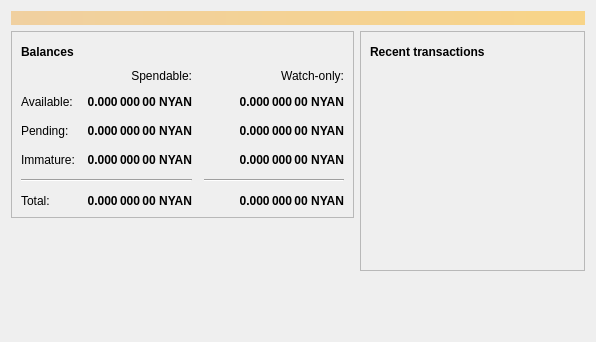
<?xml version="1.0" encoding="UTF-8"?>
<ui version="4.0">
 <class>OverviewPage</class>
 <widget class="QWidget" name="OverviewPage">
  <property name="geometry">
   <rect>
    <x>0</x>
    <y>0</y>
    <width>596</width>
    <height>342</height>
   </rect>
  </property>
  <property name="windowTitle">
   <string>Form</string>
  </property>
  <layout class="QVBoxLayout" name="topLayout">
   <item>
    <widget class="QLabel" name="labelAlerts">
     <property name="visible">
      <bool>false</bool>
     </property>
     <property name="styleSheet">
      <string notr="true">QLabel { background-color: qlineargradient(x1: 0, y1: 0, x2: 1, y2: 0, stop:0 #F0D0A0, stop:1 #F8D488); color:#000000; }</string>
     </property>
     <property name="wordWrap">
      <bool>true</bool>
     </property>
     <property name="margin">
      <number>3</number>
     </property>
     <property name="textInteractionFlags">
      <set>Qt::TextSelectableByMouse</set>
     </property>
    </widget>
   </item>
   <item>
    <layout class="QHBoxLayout" name="horizontalLayout" stretch="1,1">
     <item>
      <layout class="QVBoxLayout" name="verticalLayout_2">
       <item>
        <widget class="QFrame" name="frame">
         <property name="frameShape">
          <enum>QFrame::StyledPanel</enum>
         </property>
         <property name="frameShadow">
          <enum>QFrame::Raised</enum>
         </property>
         <layout class="QVBoxLayout" name="verticalLayout_4">
          <item>
           <layout class="QHBoxLayout" name="horizontalLayout_4">
            <item>
             <widget class="QLabel" name="label_5">
              <property name="font">
               <font>
                <weight>75</weight>
                <bold>true</bold>
               </font>
              </property>
              <property name="text">
               <string>Balances</string>
              </property>
             </widget>
            </item>
            <item>
             <widget class="QPushButton" name="labelWalletStatus">
              <property name="enabled">
               <bool>true</bool>
              </property>
              <property name="maximumSize">
               <size>
                <width>30</width>
                <height>16777215</height>
               </size>
              </property>
              <property name="toolTip">
               <string>The displayed information may be out of date. Your wallet automatically synchronizes with the NyanCoin network after a connection is established, but this process has not completed yet.</string>
              </property>
              <property name="text">
               <string/>
              </property>
              <property name="icon">
               <iconset resource="../bitcoin.qrc">
                <normaloff>:/icons/warning</normaloff>
                <disabledoff>:/icons/warning</disabledoff>:/icons/warning</iconset>
              </property>
              <property name="iconSize">
               <size>
                <width>24</width>
                <height>24</height>
               </size>
              </property>
              <property name="flat">
               <bool>true</bool>
              </property>
             </widget>
            </item>
            <item>
             <spacer name="horizontalSpacer_3">
              <property name="orientation">
               <enum>Qt::Horizontal</enum>
              </property>
              <property name="sizeHint" stdset="0">
               <size>
                <width>40</width>
                <height>20</height>
               </size>
              </property>
             </spacer>
            </item>
           </layout>
          </item>
          <item>
           <layout class="QGridLayout" name="gridLayout">
            <property name="spacing">
             <number>12</number>
            </property>
            <item row="2" column="2">
             <widget class="QLabel" name="labelWatchPending">
              <property name="font">
               <font>
                <weight>75</weight>
                <bold>true</bold>
               </font>
              </property>
              <property name="cursor">
               <cursorShape>IBeamCursor</cursorShape>
              </property>
              <property name="toolTip">
               <string>Unconfirmed transactions to watch-only addresses</string>
              </property>
              <property name="text">
               <string notr="true">0.000 000 00 NYAN</string>
              </property>
              <property name="alignment">
               <set>Qt::AlignRight|Qt::AlignTrailing|Qt::AlignVCenter</set>
              </property>
              <property name="textInteractionFlags">
               <set>Qt::LinksAccessibleByMouse|Qt::TextSelectableByKeyboard|Qt::TextSelectableByMouse</set>
              </property>
             </widget>
            </item>
            <item row="2" column="1">
             <widget class="QLabel" name="labelUnconfirmed">
              <property name="font">
               <font>
                <weight>75</weight>
                <bold>true</bold>
               </font>
              </property>
              <property name="cursor">
               <cursorShape>IBeamCursor</cursorShape>
              </property>
              <property name="toolTip">
               <string>Total of transactions that have yet to be confirmed, and do not yet count toward the spendable balance</string>
              </property>
              <property name="text">
               <string notr="true">0.000 000 00 NYAN</string>
              </property>
              <property name="alignment">
               <set>Qt::AlignRight|Qt::AlignTrailing|Qt::AlignVCenter</set>
              </property>
              <property name="textInteractionFlags">
               <set>Qt::LinksAccessibleByMouse|Qt::TextSelectableByKeyboard|Qt::TextSelectableByMouse</set>
              </property>
             </widget>
            </item>
            <item row="3" column="2">
             <widget class="QLabel" name="labelWatchImmature">
              <property name="font">
               <font>
                <weight>75</weight>
                <bold>true</bold>
               </font>
              </property>
              <property name="cursor">
               <cursorShape>IBeamCursor</cursorShape>
              </property>
              <property name="toolTip">
               <string>Mined balance in watch-only addresses that has not yet matured</string>
              </property>
              <property name="text">
               <string notr="true">0.000 000 00 NYAN</string>
              </property>
              <property name="alignment">
               <set>Qt::AlignRight|Qt::AlignTrailing|Qt::AlignVCenter</set>
              </property>
              <property name="textInteractionFlags">
               <set>Qt::LinksAccessibleByMouse|Qt::TextSelectableByKeyboard|Qt::TextSelectableByMouse</set>
              </property>
             </widget>
            </item>
            <item row="4" column="0" colspan="2">
             <widget class="Line" name="line">
              <property name="orientation">
               <enum>Qt::Horizontal</enum>
              </property>
             </widget>
            </item>
            <item row="4" column="2">
             <widget class="Line" name="lineWatchBalance">
              <property name="sizePolicy">
               <sizepolicy hsizetype="Preferred" vsizetype="Fixed">
                <horstretch>0</horstretch>
                <verstretch>0</verstretch>
               </sizepolicy>
              </property>
              <property name="minimumSize">
               <size>
                <width>140</width>
                <height>0</height>
               </size>
              </property>
              <property name="orientation">
               <enum>Qt::Horizontal</enum>
              </property>
             </widget>
            </item>
            <item row="5" column="0">
             <widget class="QLabel" name="labelTotalText">
              <property name="text">
               <string>Total:</string>
              </property>
             </widget>
            </item>
            <item row="3" column="1">
             <widget class="QLabel" name="labelImmature">
              <property name="font">
               <font>
                <weight>75</weight>
                <bold>true</bold>
               </font>
              </property>
              <property name="cursor">
               <cursorShape>IBeamCursor</cursorShape>
              </property>
              <property name="toolTip">
               <string>Mined balance that has not yet matured</string>
              </property>
              <property name="text">
               <string notr="true">0.000 000 00 NYAN</string>
              </property>
              <property name="alignment">
               <set>Qt::AlignRight|Qt::AlignTrailing|Qt::AlignVCenter</set>
              </property>
              <property name="textInteractionFlags">
               <set>Qt::LinksAccessibleByMouse|Qt::TextSelectableByKeyboard|Qt::TextSelectableByMouse</set>
              </property>
             </widget>
            </item>
            <item row="2" column="3">
             <spacer name="horizontalSpacer_2">
              <property name="orientation">
               <enum>Qt::Horizontal</enum>
              </property>
              <property name="sizeHint" stdset="0">
               <size>
                <width>40</width>
                <height>20</height>
               </size>
              </property>
             </spacer>
            </item>
            <item row="3" column="0">
             <widget class="QLabel" name="labelImmatureText">
              <property name="text">
               <string>Immature:</string>
              </property>
             </widget>
            </item>
            <item row="5" column="1">
             <widget class="QLabel" name="labelTotal">
              <property name="font">
               <font>
                <weight>75</weight>
                <bold>true</bold>
               </font>
              </property>
              <property name="cursor">
               <cursorShape>IBeamCursor</cursorShape>
              </property>
              <property name="toolTip">
               <string>Your current total balance</string>
              </property>
              <property name="text">
               <string notr="true">0.000 000 00 NYAN</string>
              </property>
              <property name="alignment">
               <set>Qt::AlignRight|Qt::AlignTrailing|Qt::AlignVCenter</set>
              </property>
              <property name="textInteractionFlags">
               <set>Qt::LinksAccessibleByMouse|Qt::TextSelectableByKeyboard|Qt::TextSelectableByMouse</set>
              </property>
             </widget>
            </item>
            <item row="5" column="2">
             <widget class="QLabel" name="labelWatchTotal">
              <property name="font">
               <font>
                <weight>75</weight>
                <bold>true</bold>
               </font>
              </property>
              <property name="cursor">
               <cursorShape>IBeamCursor</cursorShape>
              </property>
              <property name="toolTip">
               <string>Current total balance in watch-only addresses</string>
              </property>
              <property name="text">
               <string notr="true">0.000 000 00 NYAN</string>
              </property>
              <property name="alignment">
               <set>Qt::AlignRight|Qt::AlignTrailing|Qt::AlignVCenter</set>
              </property>
              <property name="textInteractionFlags">
               <set>Qt::LinksAccessibleByMouse|Qt::TextSelectableByKeyboard|Qt::TextSelectableByMouse</set>
              </property>
             </widget>
            </item>
            <item row="0" column="2">
             <widget class="QLabel" name="labelWatchonly">
              <property name="text">
               <string>Watch-only:</string>
              </property>
              <property name="alignment">
               <set>Qt::AlignRight|Qt::AlignTrailing|Qt::AlignVCenter</set>
              </property>
             </widget>
            </item>
            <item row="1" column="0">
             <widget class="QLabel" name="labelBalanceText">
              <property name="text">
               <string>Available:</string>
              </property>
             </widget>
            </item>
            <item row="1" column="1">
             <widget class="QLabel" name="labelBalance">
              <property name="font">
               <font>
                <weight>75</weight>
                <bold>true</bold>
               </font>
              </property>
              <property name="cursor">
               <cursorShape>IBeamCursor</cursorShape>
              </property>
              <property name="toolTip">
               <string>Your current spendable balance</string>
              </property>
              <property name="text">
               <string notr="true">0.000 000 00 NYAN</string>
              </property>
              <property name="alignment">
               <set>Qt::AlignRight|Qt::AlignTrailing|Qt::AlignVCenter</set>
              </property>
              <property name="textInteractionFlags">
               <set>Qt::LinksAccessibleByMouse|Qt::TextSelectableByKeyboard|Qt::TextSelectableByMouse</set>
              </property>
             </widget>
            </item>
            <item row="1" column="2">
             <widget class="QLabel" name="labelWatchAvailable">
              <property name="font">
               <font>
                <weight>75</weight>
                <bold>true</bold>
               </font>
              </property>
              <property name="cursor">
               <cursorShape>IBeamCursor</cursorShape>
              </property>
              <property name="toolTip">
               <string>Your current balance in watch-only addresses</string>
              </property>
              <property name="text">
               <string notr="true">0.000 000 00 NYAN</string>
              </property>
              <property name="alignment">
               <set>Qt::AlignRight|Qt::AlignTrailing|Qt::AlignVCenter</set>
              </property>
              <property name="textInteractionFlags">
               <set>Qt::LinksAccessibleByMouse|Qt::TextSelectableByKeyboard|Qt::TextSelectableByMouse</set>
              </property>
             </widget>
            </item>
            <item row="2" column="0">
             <widget class="QLabel" name="labelPendingText">
              <property name="text">
               <string>Pending:</string>
              </property>
             </widget>
            </item>
            <item row="0" column="1">
             <widget class="QLabel" name="labelSpendable">
              <property name="text">
               <string>Spendable:</string>
              </property>
              <property name="alignment">
               <set>Qt::AlignRight|Qt::AlignTrailing|Qt::AlignVCenter</set>
              </property>
             </widget>
            </item>
           </layout>
          </item>
         </layout>
        </widget>
       </item>
       <item>
        <spacer name="verticalSpacer">
         <property name="orientation">
          <enum>Qt::Vertical</enum>
         </property>
         <property name="sizeHint" stdset="0">
          <size>
           <width>20</width>
           <height>40</height>
          </size>
         </property>
        </spacer>
       </item>
      </layout>
     </item>
     <item>
      <layout class="QVBoxLayout" name="verticalLayout_3">
       <item>
        <widget class="QFrame" name="frame_2">
         <property name="frameShape">
          <enum>QFrame::StyledPanel</enum>
         </property>
         <property name="frameShadow">
          <enum>QFrame::Raised</enum>
         </property>
         <layout class="QVBoxLayout" name="verticalLayout">
          <item>
           <layout class="QHBoxLayout" name="horizontalLayout_2">
            <item>
             <widget class="QLabel" name="label_4">
              <property name="font">
               <font>
                <weight>75</weight>
                <bold>true</bold>
               </font>
              </property>
              <property name="text">
               <string>Recent transactions</string>
              </property>
             </widget>
            </item>
            <item>
             <widget class="QPushButton" name="labelTransactionsStatus">
              <property name="enabled">
               <bool>true</bool>
              </property>
              <property name="maximumSize">
               <size>
                <width>30</width>
                <height>16777215</height>
               </size>
              </property>
              <property name="toolTip">
               <string>The displayed information may be out of date. Your wallet automatically synchronizes with the NyanCoin network after a connection is established, but this process has not completed yet.</string>
              </property>
              <property name="text">
               <string/>
              </property>
              <property name="icon">
               <iconset resource="../bitcoin.qrc">
                <normaloff>:/icons/warning</normaloff>
                <disabledoff>:/icons/warning</disabledoff>:/icons/warning</iconset>
              </property>
              <property name="iconSize">
               <size>
                <width>24</width>
                <height>24</height>
               </size>
              </property>
              <property name="flat">
               <bool>true</bool>
              </property>
             </widget>
            </item>
            <item>
             <spacer name="horizontalSpacer">
              <property name="orientation">
               <enum>Qt::Horizontal</enum>
              </property>
              <property name="sizeHint" stdset="0">
               <size>
                <width>40</width>
                <height>20</height>
               </size>
              </property>
             </spacer>
            </item>
           </layout>
          </item>
          <item>
           <widget class="QListView" name="listTransactions">
            <property name="styleSheet">
             <string notr="true">QListView { background: transparent; }</string>
            </property>
            <property name="frameShape">
             <enum>QFrame::NoFrame</enum>
            </property>
            <property name="verticalScrollBarPolicy">
             <enum>Qt::ScrollBarAlwaysOff</enum>
            </property>
            <property name="horizontalScrollBarPolicy">
             <enum>Qt::ScrollBarAlwaysOff</enum>
            </property>
            <property name="selectionMode">
             <enum>QAbstractItemView::NoSelection</enum>
            </property>
           </widget>
          </item>
         </layout>
        </widget>
       </item>
       <item>
        <spacer name="verticalSpacer_2">
         <property name="orientation">
          <enum>Qt::Vertical</enum>
         </property>
         <property name="sizeHint" stdset="0">
          <size>
           <width>20</width>
           <height>40</height>
          </size>
         </property>
        </spacer>
       </item>
      </layout>
     </item>
    </layout>
   </item>
  </layout>
 </widget>
 <resources/>
 <connections/>
</ui>
